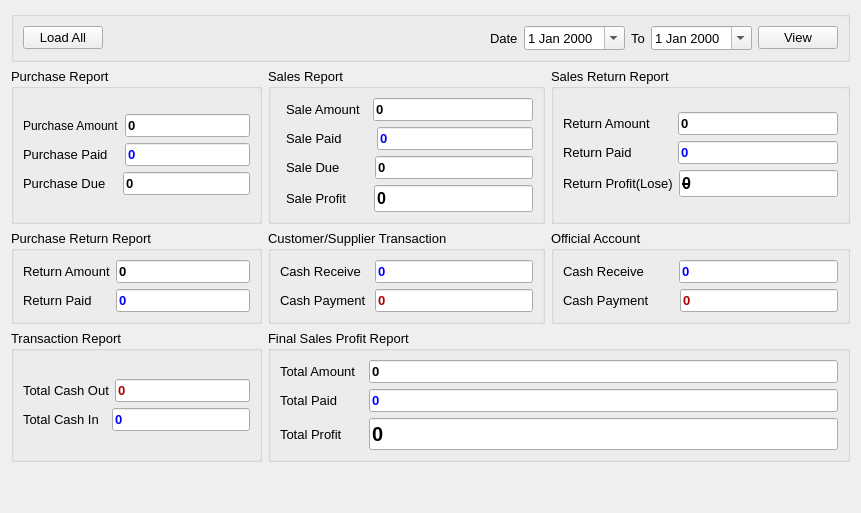
     <widget class="QWidget" name="tab_6">
      <attribute name="title">
       <string>All Overview</string>
      </attribute>
      <layout class="QGridLayout" name="gridLayout_23">
       <item row="0" column="0" colspan="3">
        <widget class="QGroupBox" name="groupBox">
         <property name="title">
          <string/>
         </property>
         <layout class="QGridLayout" name="gridLayout">
          <item row="0" column="0">
           <layout class="QHBoxLayout" name="horizontalLayout_12">
            <item>
             <widget class="QPushButton" name="loadoverall">
              <property name="font">
               <font>
                <pointsize>10</pointsize>
               </font>
              </property>
              <property name="text">
               <string>Load All</string>
              </property>
             </widget>
            </item>
            <item>
             <spacer name="horizontalSpacer">
              <property name="orientation">
               <enum>Qt::Horizontal</enum>
              </property>
              <property name="sizeHint" stdset="0">
               <size>
                <width>40</width>
                <height>20</height>
               </size>
              </property>
             </spacer>
            </item>
            <item>
             <widget class="QLabel" name="label_21">
              <property name="font">
               <font>
                <pointsize>10</pointsize>
               </font>
              </property>
              <property name="text">
               <string>Date</string>
              </property>
             </widget>
            </item>
            <item>
             <widget class="QDateEdit" name="fromdover">
              <property name="font">
               <font>
                <pointsize>10</pointsize>
               </font>
              </property>
              <property name="calendarPopup">
               <bool>true</bool>
              </property>
             </widget>
            </item>
            <item>
             <widget class="QLabel" name="label_22">
              <property name="font">
               <font>
                <pointsize>10</pointsize>
               </font>
              </property>
              <property name="text">
               <string>To</string>
              </property>
             </widget>
            </item>
            <item>
             <widget class="QDateEdit" name="todover">
              <property name="font">
               <font>
                <pointsize>10</pointsize>
               </font>
              </property>
              <property name="calendarPopup">
               <bool>true</bool>
              </property>
             </widget>
            </item>
            <item>
             <widget class="QPushButton" name="overviewb">
              <property name="font">
               <font>
                <pointsize>10</pointsize>
               </font>
              </property>
              <property name="text">
               <string>View</string>
              </property>
             </widget>
            </item>
           </layout>
          </item>
         </layout>
        </widget>
       </item>
       <item row="1" column="0">
        <widget class="QGroupBox" name="groupBox_2">
         <property name="font">
          <font>
           <pointsize>10</pointsize>
          </font>
         </property>
         <property name="title">
          <string>Purchase Report</string>
         </property>
         <layout class="QGridLayout" name="gridLayout_3">
          <item row="0" column="0">
           <layout class="QGridLayout" name="gridLayout_2">
            <item row="0" column="0">
             <layout class="QHBoxLayout" name="horizontalLayout_5">
              <item>
               <widget class="QLabel" name="label_9">
                <property name="font">
                 <font>
                  <family>MS Shell Dlg 2</family>
                  <pointsize>9</pointsize>
                  <weight>50</weight>
                  <italic>false</italic>
                  <bold>false</bold>
                 </font>
                </property>
                <property name="whatsThis">
                 <string>&lt;!DOCTYPE HTML PUBLIC &quot;-//W3C//DTD HTML 4.0//EN&quot; &quot;http://www.w3.org/TR/REC-html40/strict.dtd&quot;&gt;
&lt;html&gt;&lt;head&gt;&lt;meta name=&quot;qrichtext&quot; content=&quot;1&quot; /&gt;&lt;style type=&quot;text/css&quot;&gt;
p, li { white-space: pre-wrap; }
&lt;/style&gt;&lt;/head&gt;&lt;body style=&quot; font-family:'Tahoma'; font-size:8pt; font-weight:400; font-style:normal;&quot;&gt;
&lt;p dir='rtl' style=&quot;-qt-paragraph-type:empty; margin-top:0px; margin-bottom:0px; margin-left:0px; margin-right:0px; -qt-block-indent:0; text-indent:0px;&quot;&gt;&lt;br /&gt;&lt;/p&gt;&lt;/body&gt;&lt;/html&gt;</string>
                </property>
                <property name="styleSheet">
                 <string notr="true">font: 9pt &quot;MS Shell Dlg 2&quot;;</string>
                </property>
                <property name="text">
                 <string>Purchase Amount</string>
                </property>
               </widget>
              </item>
              <item>
               <widget class="QLineEdit" name="totalap">
                <property name="font">
                 <font>
                  <pointsize>10</pointsize>
                  <weight>75</weight>
                  <bold>true</bold>
                 </font>
                </property>
                <property name="text">
                 <string>0</string>
                </property>
                <property name="readOnly">
                 <bool>true</bool>
                </property>
               </widget>
              </item>
             </layout>
            </item>
            <item row="1" column="0">
             <layout class="QHBoxLayout" name="horizontalLayout_6">
              <item>
               <widget class="QLabel" name="label_10">
                <property name="font">
                 <font>
                  <family>Tahoma</family>
                  <pointsize>10</pointsize>
                  <weight>50</weight>
                  <italic>false</italic>
                  <bold>false</bold>
                 </font>
                </property>
                <property name="styleSheet">
                 <string notr="true">font: 10pt &quot;Tahoma&quot;;</string>
                </property>
                <property name="text">
                 <string>Purchase Paid   </string>
                </property>
               </widget>
              </item>
              <item>
               <widget class="QLineEdit" name="totalpaidp">
                <property name="font">
                 <font>
                  <pointsize>10</pointsize>
                  <weight>75</weight>
                  <bold>true</bold>
                  <strikeout>false</strikeout>
                 </font>
                </property>
                <property name="styleSheet">
                 <string notr="true">color: rgb(0, 0, 255);</string>
                </property>
                <property name="text">
                 <string>0</string>
                </property>
                <property name="readOnly">
                 <bool>true</bool>
                </property>
               </widget>
              </item>
             </layout>
            </item>
            <item row="2" column="0">
             <layout class="QHBoxLayout" name="horizontalLayout_7">
              <item>
               <widget class="QLabel" name="label_11">
                <property name="font">
                 <font>
                  <pointsize>10</pointsize>
                 </font>
                </property>
                <property name="text">
                 <string>Purchase Due   </string>
                </property>
               </widget>
              </item>
              <item>
               <widget class="QLineEdit" name="totalapduep">
                <property name="font">
                 <font>
                  <pointsize>10</pointsize>
                  <weight>75</weight>
                  <bold>true</bold>
                  <strikeout>false</strikeout>
                 </font>
                </property>
                <property name="text">
                 <string>0</string>
                </property>
                <property name="readOnly">
                 <bool>true</bool>
                </property>
               </widget>
              </item>
             </layout>
            </item>
           </layout>
          </item>
         </layout>
        </widget>
       </item>
       <item row="1" column="1">
        <widget class="QGroupBox" name="groupBox_3">
         <property name="font">
          <font>
           <pointsize>10</pointsize>
          </font>
         </property>
         <property name="title">
          <string>Sales Report</string>
         </property>
         <layout class="QFormLayout" name="formLayout">
          <item row="0" column="1">
           <layout class="QGridLayout" name="gridLayout_4">
            <item row="0" column="0">
             <layout class="QHBoxLayout" name="horizontalLayout_8">
              <item>
               <widget class="QLabel" name="label_12">
                <property name="font">
                 <font>
                  <pointsize>10</pointsize>
                 </font>
                </property>
                <property name="text">
                 <string>Sale Amount  </string>
                </property>
               </widget>
              </item>
              <item>
               <widget class="QLineEdit" name="totalsp">
                <property name="font">
                 <font>
                  <pointsize>10</pointsize>
                  <weight>75</weight>
                  <bold>true</bold>
                 </font>
                </property>
                <property name="text">
                 <string>0</string>
                </property>
                <property name="readOnly">
                 <bool>true</bool>
                </property>
               </widget>
              </item>
             </layout>
            </item>
            <item row="1" column="0">
             <layout class="QHBoxLayout" name="horizontalLayout_13">
              <item>
               <widget class="QLabel" name="label_13">
                <property name="font">
                 <font>
                  <pointsize>10</pointsize>
                 </font>
                </property>
                <property name="text">
                 <string>Sale Paid        </string>
                </property>
               </widget>
              </item>
              <item>
               <widget class="QLineEdit" name="totalpaids">
                <property name="font">
                 <font>
                  <pointsize>10</pointsize>
                  <weight>75</weight>
                  <bold>true</bold>
                  <strikeout>false</strikeout>
                 </font>
                </property>
                <property name="styleSheet">
                 <string notr="true">color: rgb(0, 0, 255);</string>
                </property>
                <property name="text">
                 <string>0</string>
                </property>
                <property name="readOnly">
                 <bool>true</bool>
                </property>
               </widget>
              </item>
             </layout>
            </item>
            <item row="2" column="0">
             <layout class="QHBoxLayout" name="horizontalLayout_14">
              <item>
               <widget class="QLabel" name="label_14">
                <property name="font">
                 <font>
                  <pointsize>10</pointsize>
                 </font>
                </property>
                <property name="text">
                 <string>Sale Due        </string>
                </property>
               </widget>
              </item>
              <item>
               <widget class="QLineEdit" name="totalapdues">
                <property name="font">
                 <font>
                  <pointsize>10</pointsize>
                  <weight>75</weight>
                  <bold>true</bold>
                  <strikeout>false</strikeout>
                 </font>
                </property>
                <property name="text">
                 <string>0</string>
                </property>
                <property name="readOnly">
                 <bool>true</bool>
                </property>
               </widget>
              </item>
             </layout>
            </item>
            <item row="3" column="0">
             <layout class="QHBoxLayout" name="horizontalLayout_17">
              <item>
               <widget class="QLabel" name="label_23">
                <property name="font">
                 <font>
                  <pointsize>10</pointsize>
                 </font>
                </property>
                <property name="text">
                 <string>Sale Profit      </string>
                </property>
               </widget>
              </item>
              <item>
               <widget class="QLineEdit" name="profitv">
                <property name="font">
                 <font>
                  <pointsize>12</pointsize>
                  <weight>75</weight>
                  <bold>true</bold>
                  <strikeout>false</strikeout>
                 </font>
                </property>
                <property name="text">
                 <string>0</string>
                </property>
                <property name="readOnly">
                 <bool>true</bool>
                </property>
               </widget>
              </item>
             </layout>
            </item>
           </layout>
          </item>
         </layout>
        </widget>
       </item>
       <item row="1" column="2">
        <widget class="QGroupBox" name="groupBox_6">
         <property name="font">
          <font>
           <pointsize>10</pointsize>
          </font>
         </property>
         <property name="title">
          <string>Sales Return Report</string>
         </property>
         <layout class="QGridLayout" name="gridLayout_20">
          <item row="0" column="0">
           <layout class="QGridLayout" name="gridLayout_15">
            <item row="1" column="0">
             <layout class="QHBoxLayout" name="horizontalLayout_22">
              <item>
               <widget class="QLabel" name="label_28">
                <property name="font">
                 <font>
                  <pointsize>10</pointsize>
                 </font>
                </property>
                <property name="text">
                 <string>Return Paid           </string>
                </property>
               </widget>
              </item>
              <item>
               <widget class="QLineEdit" name="srp">
                <property name="font">
                 <font>
                  <pointsize>10</pointsize>
                  <weight>75</weight>
                  <bold>true</bold>
                  <strikeout>false</strikeout>
                 </font>
                </property>
                <property name="styleSheet">
                 <string notr="true">color: rgb(0, 0, 255);</string>
                </property>
                <property name="text">
                 <string>0</string>
                </property>
                <property name="readOnly">
                 <bool>true</bool>
                </property>
               </widget>
              </item>
             </layout>
            </item>
            <item row="0" column="0">
             <layout class="QHBoxLayout" name="horizontalLayout_21">
              <item>
               <widget class="QLabel" name="label_27">
                <property name="font">
                 <font>
                  <pointsize>10</pointsize>
                 </font>
                </property>
                <property name="text">
                 <string>Return Amount      </string>
                </property>
               </widget>
              </item>
              <item>
               <widget class="QLineEdit" name="srt">
                <property name="font">
                 <font>
                  <pointsize>10</pointsize>
                  <weight>75</weight>
                  <bold>true</bold>
                 </font>
                </property>
                <property name="text">
                 <string>0</string>
                </property>
                <property name="readOnly">
                 <bool>true</bool>
                </property>
               </widget>
              </item>
             </layout>
            </item>
            <item row="2" column="0">
             <layout class="QHBoxLayout" name="horizontalLayout_24">
              <item>
               <widget class="QLabel" name="label_30">
                <property name="font">
                 <font>
                  <pointsize>10</pointsize>
                 </font>
                </property>
                <property name="text">
                 <string>Return Profit(Lose)</string>
                </property>
               </widget>
              </item>
              <item>
               <widget class="QLineEdit" name="srps">
                <property name="font">
                 <font>
                  <pointsize>12</pointsize>
                  <weight>75</weight>
                  <bold>true</bold>
                  <strikeout>true</strikeout>
                 </font>
                </property>
                <property name="text">
                 <string>0</string>
                </property>
                <property name="readOnly">
                 <bool>true</bool>
                </property>
               </widget>
              </item>
             </layout>
            </item>
           </layout>
          </item>
         </layout>
        </widget>
       </item>
       <item row="2" column="0">
        <widget class="QGroupBox" name="groupBox_5">
         <property name="font">
          <font>
           <pointsize>10</pointsize>
          </font>
         </property>
         <property name="title">
          <string>Purchase Return Report</string>
         </property>
         <layout class="QGridLayout" name="gridLayout_8">
          <item row="0" column="0">
           <layout class="QGridLayout" name="gridLayout_9">
            <item row="1" column="0">
             <layout class="QHBoxLayout" name="horizontalLayout_19">
              <item>
               <widget class="QLabel" name="label_25">
                <property name="font">
                 <font>
                  <pointsize>10</pointsize>
                 </font>
                </property>
                <property name="text">
                 <string>Return Paid     </string>
                </property>
               </widget>
              </item>
              <item>
               <widget class="QLineEdit" name="prp">
                <property name="font">
                 <font>
                  <pointsize>10</pointsize>
                  <weight>75</weight>
                  <bold>true</bold>
                  <strikeout>false</strikeout>
                 </font>
                </property>
                <property name="styleSheet">
                 <string notr="true">color: rgb(0, 0, 255);</string>
                </property>
                <property name="text">
                 <string>0</string>
                </property>
                <property name="readOnly">
                 <bool>true</bool>
                </property>
               </widget>
              </item>
             </layout>
            </item>
            <item row="0" column="0">
             <layout class="QHBoxLayout" name="horizontalLayout_18">
              <item>
               <widget class="QLabel" name="label_24">
                <property name="font">
                 <font>
                  <pointsize>10</pointsize>
                 </font>
                </property>
                <property name="text">
                 <string>Return Amount</string>
                </property>
               </widget>
              </item>
              <item>
               <widget class="QLineEdit" name="prt">
                <property name="font">
                 <font>
                  <pointsize>10</pointsize>
                  <weight>75</weight>
                  <bold>true</bold>
                 </font>
                </property>
                <property name="text">
                 <string>0</string>
                </property>
                <property name="readOnly">
                 <bool>true</bool>
                </property>
               </widget>
              </item>
             </layout>
            </item>
           </layout>
          </item>
         </layout>
        </widget>
       </item>
       <item row="2" column="1">
        <widget class="QGroupBox" name="groupBox_7">
         <property name="font">
          <font>
           <pointsize>10</pointsize>
          </font>
         </property>
         <property name="title">
          <string>Customer/Supplier Transaction</string>
         </property>
         <layout class="QGridLayout" name="gridLayout_16">
          <item row="0" column="0">
           <layout class="QGridLayout" name="gridLayout_17">
            <item row="0" column="0">
             <layout class="QHBoxLayout" name="horizontalLayout_25">
              <item>
               <widget class="QLabel" name="label_31">
                <property name="font">
                 <font>
                  <pointsize>10</pointsize>
                 </font>
                </property>
                <property name="text">
                 <string>Cash Receive  </string>
                </property>
               </widget>
              </item>
              <item>
               <widget class="QLineEdit" name="recieve">
                <property name="font">
                 <font>
                  <pointsize>10</pointsize>
                  <weight>75</weight>
                  <italic>false</italic>
                  <bold>true</bold>
                 </font>
                </property>
                <property name="styleSheet">
                 <string notr="true">color: rgb(0, 0, 255);</string>
                </property>
                <property name="text">
                 <string>0</string>
                </property>
                <property name="readOnly">
                 <bool>true</bool>
                </property>
               </widget>
              </item>
             </layout>
            </item>
            <item row="1" column="0">
             <layout class="QHBoxLayout" name="horizontalLayout_26">
              <item>
               <widget class="QLabel" name="label_32">
                <property name="font">
                 <font>
                  <pointsize>10</pointsize>
                 </font>
                </property>
                <property name="text">
                 <string>Cash Payment </string>
                </property>
               </widget>
              </item>
              <item>
               <widget class="QLineEdit" name="payment">
                <property name="font">
                 <font>
                  <pointsize>10</pointsize>
                  <weight>75</weight>
                  <bold>true</bold>
                 </font>
                </property>
                <property name="styleSheet">
                 <string notr="true">color: rgb(170, 0, 0);</string>
                </property>
                <property name="text">
                 <string>0</string>
                </property>
                <property name="readOnly">
                 <bool>true</bool>
                </property>
               </widget>
              </item>
             </layout>
            </item>
           </layout>
          </item>
         </layout>
        </widget>
       </item>
       <item row="2" column="2">
        <widget class="QGroupBox" name="groupBox_8">
         <property name="font">
          <font>
           <pointsize>10</pointsize>
          </font>
         </property>
         <property name="title">
          <string>Official Account</string>
         </property>
         <layout class="QGridLayout" name="gridLayout_18">
          <item row="0" column="0">
           <layout class="QGridLayout" name="gridLayout_19">
            <item row="0" column="0">
             <layout class="QHBoxLayout" name="horizontalLayout_27">
              <item>
               <widget class="QLabel" name="label_33">
                <property name="font">
                 <font>
                  <pointsize>10</pointsize>
                 </font>
                </property>
                <property name="text">
                 <string>Cash Receive        </string>
                </property>
               </widget>
              </item>
              <item>
               <widget class="QLineEdit" name="offrecieve">
                <property name="font">
                 <font>
                  <pointsize>10</pointsize>
                  <weight>75</weight>
                  <italic>false</italic>
                  <bold>true</bold>
                 </font>
                </property>
                <property name="styleSheet">
                 <string notr="true">color: rgb(0, 0, 255);</string>
                </property>
                <property name="text">
                 <string>0</string>
                </property>
                <property name="readOnly">
                 <bool>true</bool>
                </property>
               </widget>
              </item>
             </layout>
            </item>
            <item row="1" column="0">
             <layout class="QHBoxLayout" name="horizontalLayout_28">
              <item>
               <widget class="QLabel" name="label_34">
                <property name="font">
                 <font>
                  <pointsize>10</pointsize>
                 </font>
                </property>
                <property name="text">
                 <string>Cash Payment       </string>
                </property>
               </widget>
              </item>
              <item>
               <widget class="QLineEdit" name="offout">
                <property name="font">
                 <font>
                  <pointsize>10</pointsize>
                  <weight>75</weight>
                  <bold>true</bold>
                 </font>
                </property>
                <property name="styleSheet">
                 <string notr="true">color: rgb(170, 0, 0);</string>
                </property>
                <property name="text">
                 <string>0</string>
                </property>
                <property name="readOnly">
                 <bool>true</bool>
                </property>
               </widget>
              </item>
             </layout>
            </item>
           </layout>
          </item>
         </layout>
        </widget>
       </item>
       <item row="3" column="0">
        <widget class="QGroupBox" name="groupBox_4">
         <property name="font">
          <font>
           <pointsize>10</pointsize>
          </font>
         </property>
         <property name="title">
          <string>Transaction Report</string>
         </property>
         <layout class="QGridLayout" name="gridLayout_6">
          <item row="0" column="0">
           <layout class="QGridLayout" name="gridLayout_7">
            <item row="1" column="0">
             <layout class="QHBoxLayout" name="horizontalLayout_16">
              <item>
               <widget class="QLabel" name="label_16">
                <property name="font">
                 <font>
                  <pointsize>10</pointsize>
                 </font>
                </property>
                <property name="text">
                 <string>Total Cash In  </string>
                </property>
               </widget>
              </item>
              <item>
               <widget class="QLineEdit" name="totalcashout">
                <property name="font">
                 <font>
                  <pointsize>10</pointsize>
                  <weight>75</weight>
                  <bold>true</bold>
                 </font>
                </property>
                <property name="styleSheet">
                 <string notr="true">color: rgb(0, 0, 255);</string>
                </property>
                <property name="text">
                 <string>0</string>
                </property>
                <property name="readOnly">
                 <bool>true</bool>
                </property>
               </widget>
              </item>
             </layout>
            </item>
            <item row="0" column="0">
             <layout class="QHBoxLayout" name="horizontalLayout_15">
              <item>
               <widget class="QLabel" name="label_15">
                <property name="font">
                 <font>
                  <pointsize>10</pointsize>
                 </font>
                </property>
                <property name="text">
                 <string>Total Cash Out</string>
                </property>
               </widget>
              </item>
              <item>
               <widget class="QLineEdit" name="totalcashin">
                <property name="font">
                 <font>
                  <pointsize>10</pointsize>
                  <weight>75</weight>
                  <italic>false</italic>
                  <bold>true</bold>
                 </font>
                </property>
                <property name="styleSheet">
                 <string notr="true">color: rgb(170, 0, 0);</string>
                </property>
                <property name="text">
                 <string>0</string>
                </property>
                <property name="readOnly">
                 <bool>true</bool>
                </property>
               </widget>
              </item>
             </layout>
            </item>
           </layout>
          </item>
         </layout>
        </widget>
       </item>
       <item row="3" column="1" colspan="2">
        <widget class="QGroupBox" name="groupBox_9">
         <property name="font">
          <font>
           <pointsize>10</pointsize>
          </font>
         </property>
         <property name="title">
          <string>Final Sales Profit Report</string>
         </property>
         <layout class="QGridLayout" name="gridLayout_21">
          <item row="0" column="0">
           <layout class="QGridLayout" name="gridLayout_22">
            <item row="1" column="0">
             <layout class="QHBoxLayout" name="horizontalLayout_23">
              <item>
               <widget class="QLabel" name="label_29">
                <property name="font">
                 <font>
                  <pointsize>10</pointsize>
                 </font>
                </property>
                <property name="text">
                 <string>Total Paid       </string>
                </property>
               </widget>
              </item>
              <item>
               <widget class="QLineEdit" name="sfp">
                <property name="font">
                 <font>
                  <pointsize>10</pointsize>
                  <weight>75</weight>
                  <bold>true</bold>
                  <strikeout>false</strikeout>
                 </font>
                </property>
                <property name="styleSheet">
                 <string notr="true">color: rgb(0, 0, 255);</string>
                </property>
                <property name="text">
                 <string>0</string>
                </property>
                <property name="readOnly">
                 <bool>true</bool>
                </property>
               </widget>
              </item>
             </layout>
            </item>
            <item row="0" column="0">
             <layout class="QHBoxLayout" name="horizontalLayout_29">
              <item>
               <widget class="QLabel" name="label_35">
                <property name="font">
                 <font>
                  <pointsize>10</pointsize>
                 </font>
                </property>
                <property name="text">
                 <string>Total Amount  </string>
                </property>
               </widget>
              </item>
              <item>
               <widget class="QLineEdit" name="sft">
                <property name="font">
                 <font>
                  <pointsize>10</pointsize>
                  <weight>75</weight>
                  <bold>true</bold>
                 </font>
                </property>
                <property name="text">
                 <string>0</string>
                </property>
                <property name="readOnly">
                 <bool>true</bool>
                </property>
               </widget>
              </item>
             </layout>
            </item>
            <item row="2" column="0">
             <layout class="QHBoxLayout" name="horizontalLayout_30">
              <item>
               <widget class="QLabel" name="label_36">
                <property name="font">
                 <font>
                  <pointsize>10</pointsize>
                 </font>
                </property>
                <property name="text">
                 <string>Total Profit      </string>
                </property>
               </widget>
              </item>
              <item>
               <widget class="QLineEdit" name="stprofitfinal">
                <property name="font">
                 <font>
                  <pointsize>15</pointsize>
                  <weight>75</weight>
                  <bold>true</bold>
                  <strikeout>false</strikeout>
                 </font>
                </property>
                <property name="text">
                 <string>0</string>
                </property>
                <property name="readOnly">
                 <bool>true</bool>
                </property>
               </widget>
              </item>
             </layout>
            </item>
           </layout>
          </item>
         </layout>
        </widget>
       </item>
       <item row="4" column="0" colspan="2">
        <spacer name="verticalSpacer">
         <property name="orientation">
          <enum>Qt::Vertical</enum>
         </property>
         <property name="sizeHint" stdset="0">
          <size>
           <width>20</width>
           <height>40</height>
          </size>
         </property>
        </spacer>
       </item>
      </layout>
     </widget>
